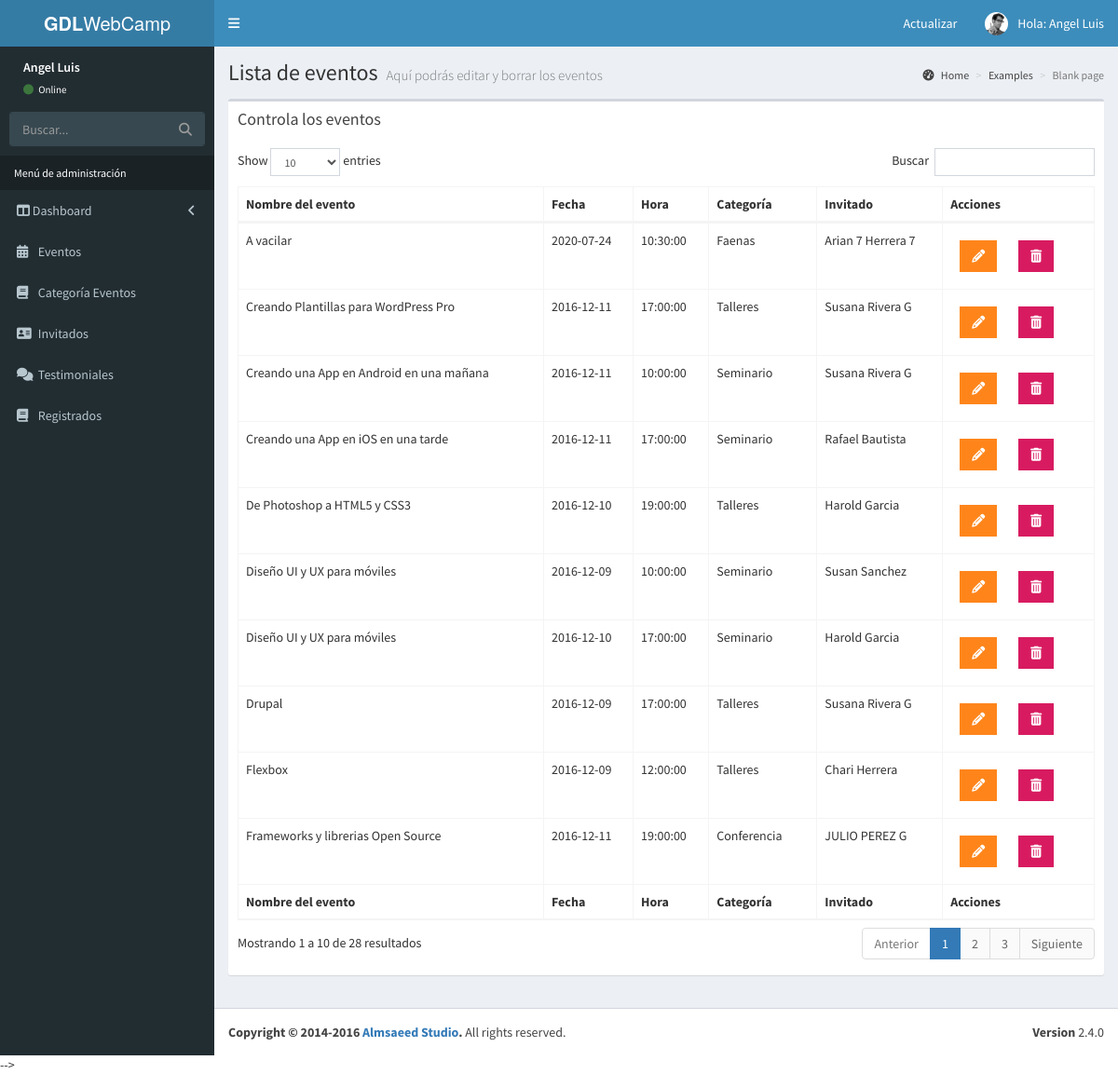
The page /admin/lista-evento.php (signed in) on the database its author committed.
### tables this page shows
CREATE TABLE `eventos` (
  `evento_id` tinyint(10) NOT NULL,
  `nombre_evento` varchar(60) NOT NULL,
  `fecha_evento` date NOT NULL,
  `hora_evento` time NOT NULL,
  `id_cat_evento` tinyint(10) NOT NULL,
  `id_inv` tinyint(4) NOT NULL,
  `clave` varchar(10) NOT NULL,
  `editado` datetime NOT NULL
);

CREATE TABLE `categoria_evento` (
  `id_categoria` tinyint(10) NOT NULL,
  `cat_evento` varchar(50) NOT NULL,
  `icono` varchar(50) NOT NULL,
  `editado` datetime NOT NULL
);

CREATE TABLE `invitados` (
  `invitado_id` tinyint(4) NOT NULL,
  `nombre_invitado` varchar(30) NOT NULL,
  `apellido_invitado` varchar(30) NOT NULL,
  `descripcion` text NOT NULL,
  `url_imagen` varchar(50) NOT NULL,
  `editado` datetime NOT NULL
);

### admin/lista-evento.php (the view, shortened to what this page needs)
<?php
  include_once 'templates/header.php';
  include_once 'templates/barra.php';
  include_once 'templates/navegacion.php';
  include_once 'funciones/funciones.php';
?>
  <div class="content-wrapper">
    <section class="content-header">
      <h1>
        Lista de eventos
        <small>Aquí podrás editar y borrar los eventos </small>
      </h1>
      <ol class="breadcrumb">
        <li><a href="#"><i class="fa fa-dashboard"></i> Home</a></li>
        <li><a href="#">Examples</a></li>
        <li class="active">Blank page</li>
      </ol>
    </section>
    <section class="content">
      <div class="row">
        <div class="col-xs-12">
          <div class="box">
            <div class="box-header">
              <h3 class="box-title">Controla los eventos</h3>
            </div>
            <div class="box-body">
              <table id="registros" class="table table-bordered table-hover">
                <thead>
                <tr>
                  <th>Nombre del evento</th>
                  <th>Fecha</th>
                  <th>Hora</th>
                  <th>Categoría</th>
                  <th>Invitado</th>
                  <th>Acciones</th>
                </tr>
                </thead>
                <tbody>
              	<?php
              		try {
              			$sql="SELECT evento_id, nombre_evento, fecha_evento, hora_evento, cat_evento, nombre_invitado, apellido_invitado FROM eventos INNER JOIN categoria_evento ON eventos.id_cat_evento=categoria_evento.id_categoria INNER JOIN invitados ON eventos.id_inv=invitados.invitado_id ORDER BY evento_id";
              			$resultado=$conn->query($sql);
                    while($eventos=$resultado->fetch_assoc()){
                      ?>
                      <tr>
                        <td><?php echo $eventos['nombre_evento']; ?></td>
                        <td><?php echo $eventos['fecha_evento']; ?></td>
                        <td><?php echo $eventos['hora_evento']; ?></td>
                        <td><?php echo $eventos['cat_evento']; ?></td>
                        <td><?php echo $eventos['nombre_invitado']." ".$eventos['apellido_invitado']; ?></td>
                        <td>
                          <a href="editar-evento.php?id=<?php echo $eventos['evento_id']; ?>" class="btn bg-orange btn-flat margin"><i class="fas fa-pencil-alt"></i></a>
                          <a href="#" data-id="<?php echo $eventos['evento_id']; ?>" class="btn bg-maroon btn-flat margin borrar_registro" data-tipo="evento"><i class="fa fa-trash"></i></a>
                        </td>
                      </tr>
                      <?php
                    }
              		} catch (Exception $e) {
              			echo 'Error: '.$e->getMessage();
              		}
              	?>
                </tbody>
                <tfoot>
                <tr>
                  <th>Nombre del evento</th>
                  <th>Fecha</th>
                  <th>Hora</th>
                  <th>Categoría</th>
                  <th>Invitado</th>
                  <th>Acciones</th>
                </tr>
                </tfoot>
              </table>
            </div>
          </div>
        </div>
      </div>
    </section>
  </div>
<?php
  include_once 'templates/footer.php';
?>

### admin/css/admin.css (style rules this page uses)
.content-wrapper { overflow: auto; }

### rows shown on the page
eventos: nombre_evento "Flexbox", fecha_evento "2016-12-09", hora_evento "12:00:00", id_cat_evento.cat_evento "Talleres", id_inv.nombre_invitado "Chari", id_inv.apellido_invitado "Herrera"
eventos: nombre_evento "Drupal", fecha_evento "2016-12-09", hora_evento "17:00:00", id_cat_evento.cat_evento "Talleres", id_inv.nombre_invitado "Susana", id_inv.apellido_invitado "Rivera G"
eventos: nombre_evento "Diseño UI y UX para móviles", fecha_evento "2016-12-09", hora_evento "10:00:00", id_cat_evento.cat_evento "Seminario", id_inv.nombre_invitado "Susan", id_inv.apellido_invitado "Sanchez"
eventos: nombre_evento "De Photoshop a HTML5 y CSS3", fecha_evento "2016-12-10", hora_evento "19:00:00", id_cat_evento.cat_evento "Talleres", id_inv.nombre_invitado "Harold", id_inv.apellido_invitado "Garcia"
eventos: nombre_evento "Diseño UI y UX para móviles", fecha_evento "2016-12-10", hora_evento "17:00:00", id_cat_evento.cat_evento "Seminario", id_inv.nombre_invitado "Harold", id_inv.apellido_invitado "Garcia"
eventos: nombre_evento "Creando Plantillas para WordPress Pro", fecha_evento "2016-12-11", hora_evento "17:00:00", id_cat_evento.cat_evento "Talleres", id_inv.nombre_invitado "Susana", id_inv.apellido_invitado "Rivera G"
eventos: nombre_evento "Frameworks y librerias Open Source", fecha_evento "2016-12-11", hora_evento "19:00:00", id_cat_evento.cat_evento "Conferencia", id_inv.nombre_invitado "JULIO", id_inv.apellido_invitado "PEREZ G"
eventos: nombre_evento "Creando una App en Android en una mañana", fecha_evento "2016-12-11", hora_evento "10:00:00", id_cat_evento.cat_evento "Seminario", id_inv.nombre_invitado "Susana", id_inv.apellido_invitado "Rivera G"
eventos: nombre_evento "Creando una App en iOS en una tarde", fecha_evento "2016-12-11", hora_evento "17:00:00", id_cat_evento.cat_evento "Seminario", id_inv.nombre_invitado "Rafael", id_inv.apellido_invitado "Bautista"
eventos: nombre_evento "A vacilar", fecha_evento "2020-07-24", hora_evento "10:30:00", id_cat_evento.cat_evento "Faenas", id_inv.nombre_invitado "Arian 7", id_inv.apellido_invitado "Herrera 7"

### other values the page prints
$_SESSION['nombre'] "Angel Luis"
